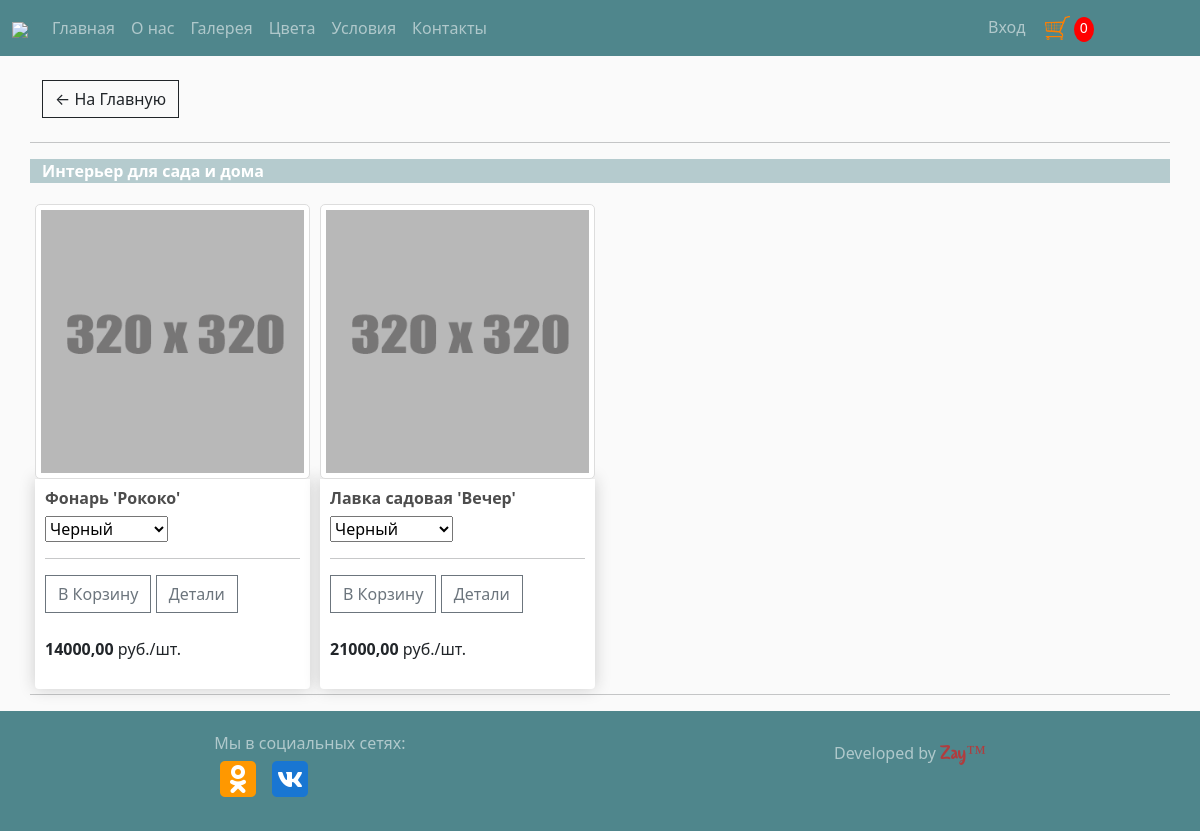
Page /category/4/ on the earlier database version.
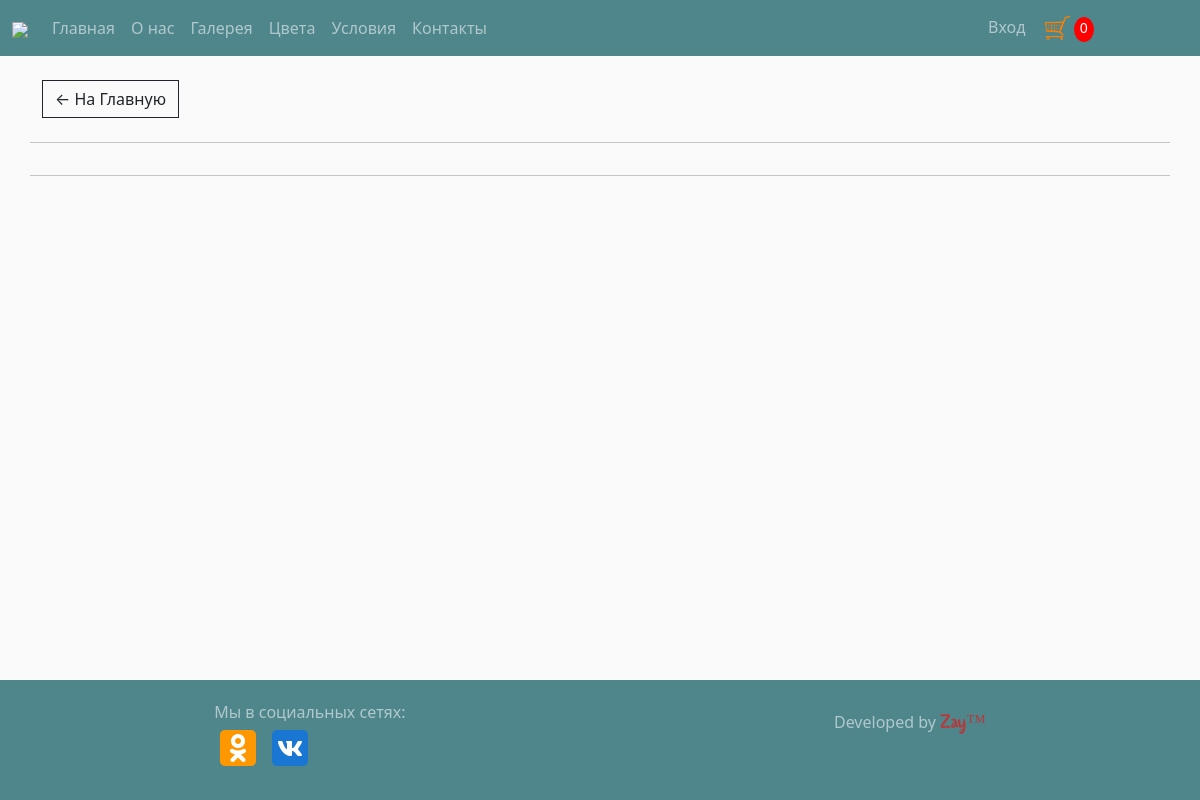
Same page on the later database version.
### store/models.py (models this page shows, shortened)
class Product(models.Model):
    name = models.CharField(max_length=200)
    price = models.FloatField()
    description = models.CharField(max_length=200,null=True, blank=True)
    is_active = models.BooleanField(default=False)
    image = models.ImageField(null=True, blank=True,upload_to='product_photo/%Y/%m/%d/')
    category = models.ForeignKey(Category, on_delete=models.PROTECT)
    digital = models.BooleanField(default=False,null=True,blank=False)
    discount = models.IntegerField(default=0,null=True,blank=False)
    price_without_discount = models.FloatField(null=True,blank=False)
    @property
    def imageURL(self):
        try:
            url = self.image.url
        except:
            url = '/media/placeholder.png'
        return url

class Category(models.Model):
    name = models.CharField(max_length=200, blank=True, null=True, default=None)
    def __str__(self):
        return self.name

### store/views.py (the view)
# urls.py: path('category/<int:pk>/', CategoryView.as_view(), name="category"),
class CategoryView(ListView):
    model = Product
    template_name = 'store/category.html'
    context_object_name = 'products_by_category'
    def get_queryset(self):
        return Product.objects.filter(category_id=self.kwargs['pk'], is_active=True).select_related('category')
    def get_context_data(self, **kwargs):
        context = super().get_context_data(**kwargs)
        if self.request.user.is_authenticated:
            data = utils.cartData(self.request)
            context['cartItems'] = data['cartItems']
        else:
            cookiesCart = utils.cookiesCart(self.request)
            context['cartItems'] = cookiesCart['cartItems']
        return context

### store/utils.py (called while the page is built, shortened)
def cookiesCart(request):
    try:
        cart = json.loads(request.COOKIES['cart'])
    except:
        cart = {}
    items = []
    order = {'get_cart_total': 0, 'get_cart_items': 0}
    cartItems = order['get_cart_items']
    return {'items': items, 'order': order, 'cartItems': cartItems, 'shipping': True}

### store/templates/store/category.html
{% extends 'store/main.html' %}
{% load static %}
{% block content %}
<div class="row">
    <div class="col-4">
        <a class="btn btn-outline-dark" href="{% url 'store' %}">&#x2190; На Главную</a>
    </div>
</div>
<br>
<div class="row">
    <hr>
    <p class="category-title">{{ products_by_category.0.category }}</p>
    {% for p in products_by_category %}
    {% include "./product-item-category.html" %}
    {% endfor %}
    <hr>
</div>
{% endblock content %}

### store/templates/store/main.html (shortened to what this page needs)
<!DOCTYPE html>
{% load static %}
<html lang="en">
<head>
    <link href="http://js.russianpostcalc.ru/css/autocomplete.css" rel="stylesheet" type="text/css"/>
    <link href="http://js.russianpostcalc.ru/css/rpc_style.css" rel="stylesheet" type="text/css"/>
    <link href="https://cdn.jsdelivr.net/npm/bootstrap@5.3.2/dist/css/bootstrap.min.css" rel="stylesheet"
>
    <link rel="stylesheet" type="text/css" href="{% static 'css/main.css' %}">
<link rel="stylesheet" href="https://cdn.jsdelivr.net/npm/@fancyapps/ui@5.0/dist/fancybox/fancybox.css"/>
</head>
<body>
<nav class="navbar navbar-expand-lg  navbar-dark bg-dark sticky-top">
    <div class="container-fluid">
        <a class="navbar-brand" href="{% url 'store' %}"><img src="{% static 'img/logo.png' %}" width="70"></a>
        <div class="collapse navbar-collapse" id="navbarSupportedContent">
            <ul class="navbar-nav me-auto mb-2 mb-lg-0">
                <li class="nav-item">
                    {% if request.META.PATH_INFO == "/" %}
                    <a class="nav-link active" aria-current="page" href="{% url 'store' %}">
                        Главная</a>
                    {% else %}
                    <a class="nav-link" aria-current="page" href="{% url 'store' %}">
                        Главная</a>
                    {% endif %}
                </li>
                <li class="nav-item">
                    {% if request.META.PATH_INFO == "/about/" %}
                    <a class="nav-link active" aria-current="page" href="{% url 'about' %}">
                        О нас</a>
                    {% else %}
                    <a class="nav-link" aria-current="page" href="{% url 'about' %}">
                        О нас</a>
                    {% endif %}
                </li>
                <li class="nav-item">
                    {% if request.META.PATH_INFO == "/galary/" %}
                    <a class="nav-link active" aria-current="page" href="{% url 'galary' %}">
                        Галерея</a>
                    {% else %}
                    <a class="nav-link" aria-current="page" href="{% url 'galary' %}">Галерея</a>
                    {% endif %}
                </li>
                <li class="nav-item">
                    {% if request.META.PATH_INFO == "/color/" %}
                    <a class="nav-link active" aria-current="page" href="{% url 'color' %}">
                        Цвета</a>
                    {% else %}
                    <a class="nav-link" aria-current="page" href="{% url 'color' %}">Цвета</a>
                    {% endif %}
                </li>
                <li class="nav-item">
                    {% if request.META.PATH_INFO == "/conditions/" %}
                    <a class="nav-link active" aria-current="page" href="{% url 'conditions' %}">
                        Условия</a>
                    {% else %}
                    <a class="nav-link" aria-current="page" href="{% url 'conditions' %}">Условия</a>
                    {% endif %}
                </li>
                <li class="nav-item">
                    {% if request.META.PATH_INFO == "/contact/" %}
                    <a class="nav-link active" aria-current="page" href="{% url 'contact' %}">
                        Контакты</a>
                    {% else %}
                    <a class="nav-link" aria-current="page" href="{% url 'contact' %}">Контакты</a>
                    {% endif %}
                </li>
            </ul>
            <div class="my-2 my-lg-0 block-cart">
                {% if request.user.is_authenticated %}
                <a href="{% url 'profile_view' %}" class="log"><span class="log">{{ user.username }}
                    |</span></a>
                <a onclick="location.href='{% url 'logout' %}?next=/profile'" class="log">Выход</a>
                {% else %}
                <a href="{% url 'login' %}" class="log">Вход</a>
                {% endif %}
                <a href="{% url 'cart' %}">
                    <img id="cart-icon" src="{% static 'img/cart.png' %}"></a>
                <div id="cart-total">{{ cartItems }}</div>
            </div>
        </div>
    </div>
</nav>
    <div class="container ">
        <br>
        {% block content %}
        {% endblock content %}
    </div>
{% block footer %}
<div class="footer">
    <div class=" footer-block">
        <div class="socity">
            <span class="socity-text">Мы в социальных сетях: </span>
            <div>
            <a href="https://ok.ru/profile/121514035572"><img src="{% static 'img/ok.png' %}" ></a>
            <a href="https://vk.ru/kashpo_rotang_rnd"><img src="{% static 'img/vk.png' %}" ></a>
            </div>
        </div>
        <div class="developed">Developed by <a href="https://vk.com/zanchenko" class="zay">Zay&trade;</a> </div>
    </div>
</div>
{% endblock %}
</body>
</html>

### store/templates/store/product-item-category.html (shortened to what this page needs)
{% load static %}
<div class="col-lg-3 col-md-4 col-6 thumb img-for-discount">
    <a data-fancybox="gallery" href="{{ p.imageURL}}">
        <img class="img-fluid " src="{{ p.imageURL}}" alt="...">
    </a>
    <div class="box-element product">
        <h6><strong>{{ p.name }}</strong></h6>
        {% if p.category.id == 1 or p.category.id == 5 %}
        <p><select id="color_{{ p.id }}" name="color">
            <option value="Любой">Любой</option>
            <option value="Венге">Венге</option>
            <option value="Индийское золото">Индийское золото</option>
            <option value="Белый">Белый</option>
            <option value="Бронза">Бронза</option>
            <option value="Дуб">Дуб</option>
            <option value="Дуб-Омбре">Дуб-Омбре</option>
            <option value="Лесной орех">Лесной орех</option>
        </select></p>
        {% else %}
        <p><select id="color_{{ p.id }}" name="color">
            <option value="Черный">Черный</option>
        </select></p>
        {% endif %}
        <hr>
        <button data-product="{{ p.id }}" data-action='add' class="btn btn-outline-secondary add-btn update-cart">В
            Корзину
        </button>
                <a href="{% url 'product' p.id %}"><button  class="btn btn-outline-secondary add-btn  get-detail">Детали</button></a>
<br>
        <br>
        <span  class='price-in-card' ><strong>{{ p.price|floatformat:2 }} </strong>
            руб./шт.</span>
    </div>
</div>

### static/css/main.css (style rules this page uses)
html { height: 100%; }
body { background-color: hsl(0, 0%, 98%); margin: 0; min-height: 100%; display: grid; grid-template-rows: auto 1fr auto; }
.bg-dark { background-color: #4f868c!important; }
#cart-icon { width:25px; display: inline-block; margin-left: 15px; }
#cart-total { display: inline-block; text-align: center; color:#fff; background-color: red; width: 20px; height: 25px; border-radius: 50%; font-size: 14px; }
.btn { border-radius: 0; }
.block-cart { width:200px; }
.log { text-decoration:none; color:#B0C8CB; cursor:pointer; }
.footer { position:relative; background: #4F868C; height: 120px; position: fixed; position: static; width:100%; }
.footer-block { display:flex; }
.socity { margin:20px auto; }
.developed { margin:28px auto; color: rgba(255,255,255,255); opacity:0.55; }
.socity-text { color: rgba(255,255,255,255); opacity:0.55; }
.zay { text-decoration: none; color:red; font-family:'Sugano'; font-size:20px; }

Differences in the rows shown:
no longer on this page (row edited): Product: category.name "Интерьер для сада и дома", name "Фонарь 'Рококо'", color "Черный", price "14000,00"
no longer on this page (row edited): Product: name "Лавка садовая 'Вечер'", color "Черный", price "21000,00"
